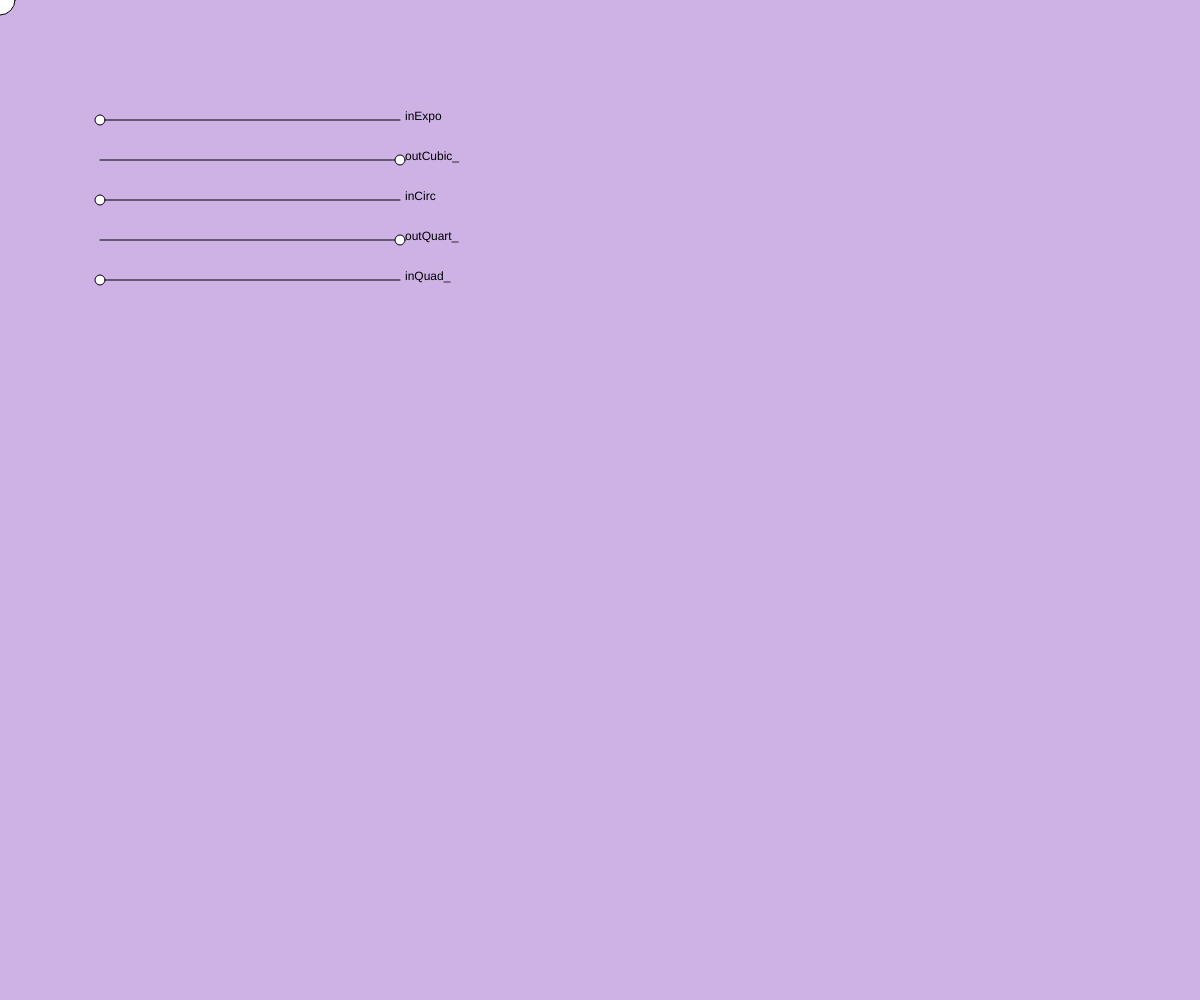
Frame 1 (no input)
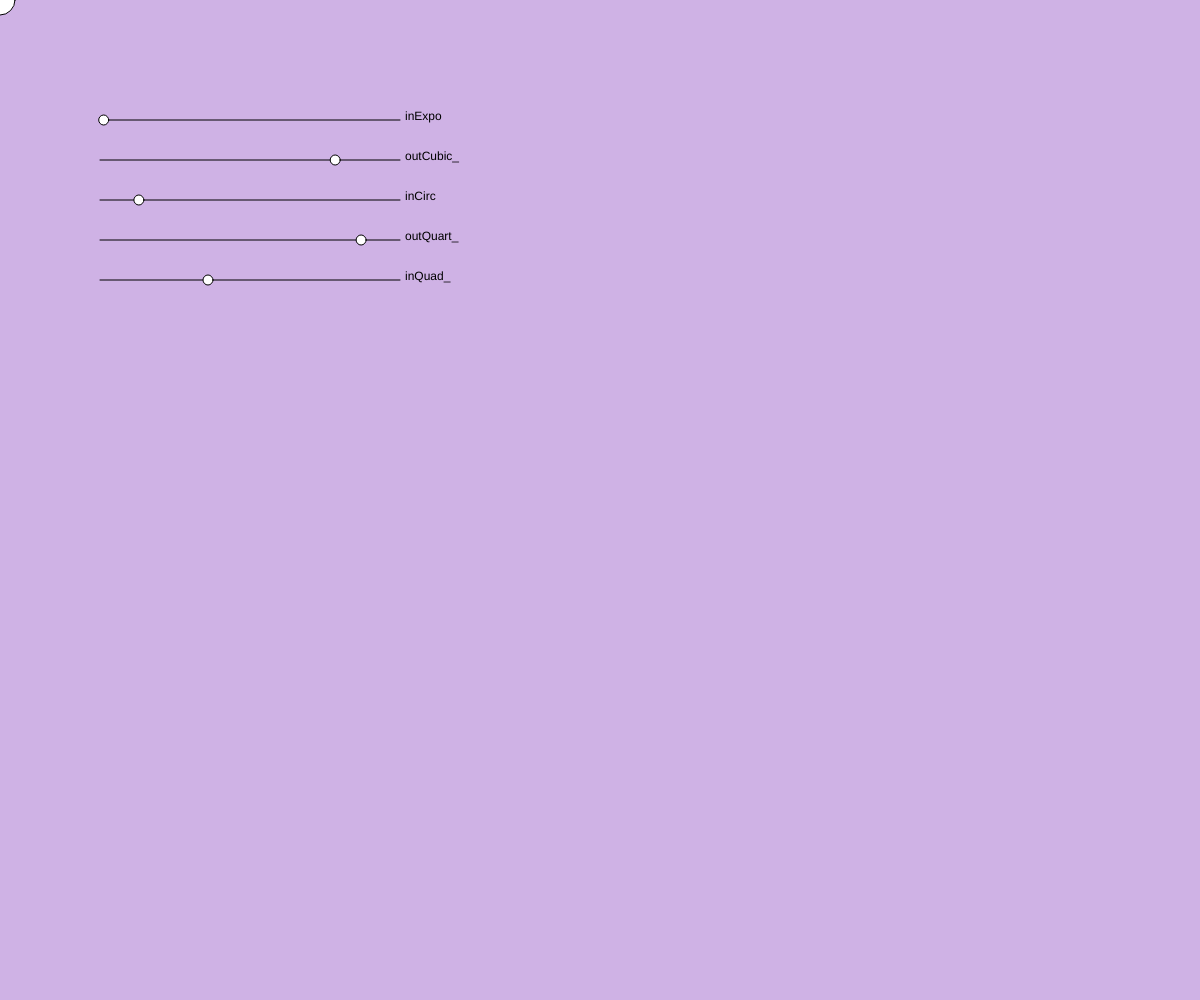
Frame 60 (no input)
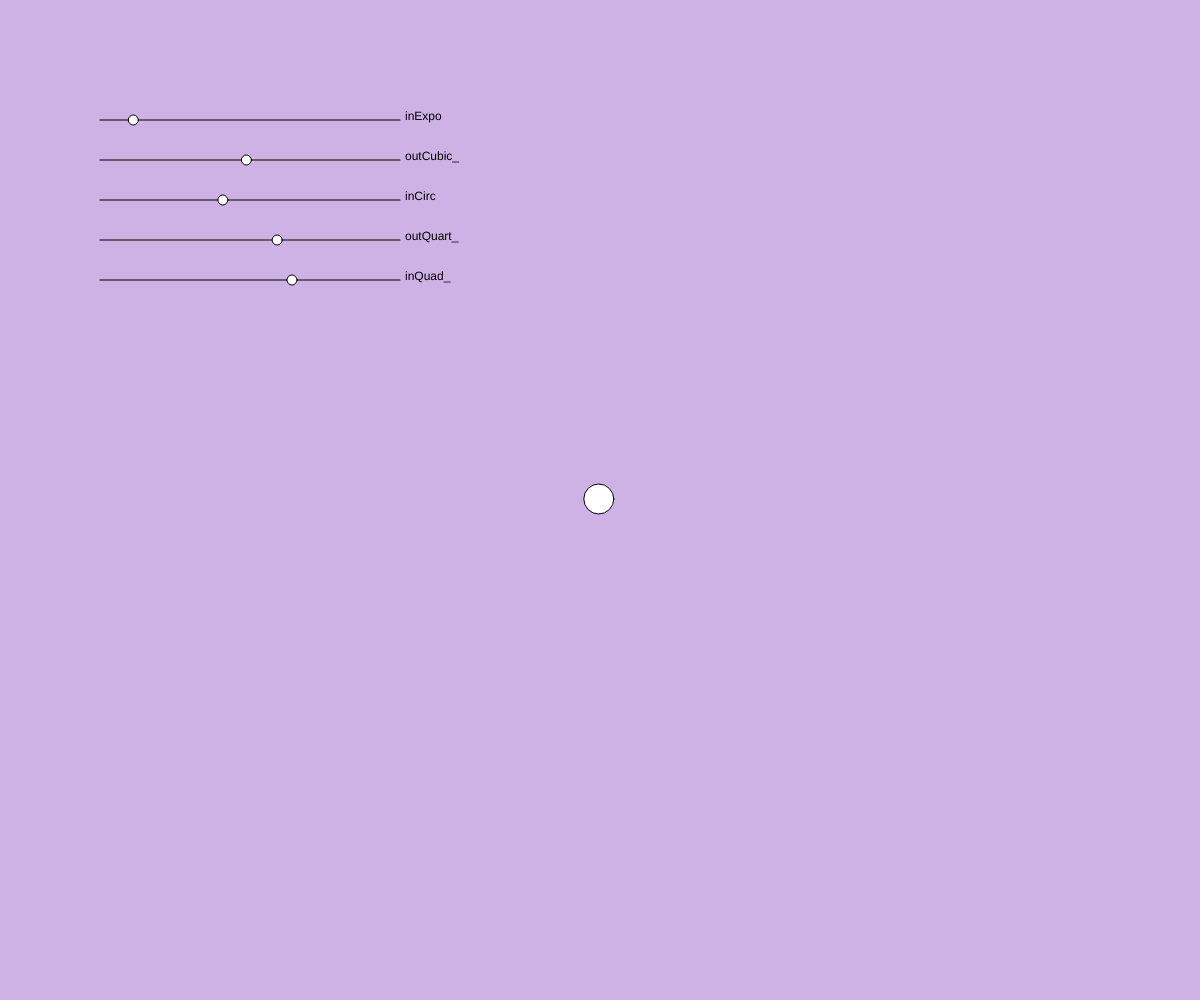
Frame 120 (the mouse pressed at the canvas centre since frame 60)

The p5.js sketch that drew these frames (run headless with seeded random() and noise() and a simulated clock; from frame 60 on, the mouse is pressed at the canvas centre):

// p5.js sketch
// ── sketch.js
var ptA = 100;
var ptB = 400;
var y = 200;
var moveX = ptA;
var t = 0;
var dir = 1;
var value = 0;

var smoothPos = {x: 0, y: 0};

function setup(){
  var cnv = createCanvas(window.innerWidth, window.innerHeight);
  background(255,0,0);
 
}

function draw(){
  background(207, 178, 229);

 
//   ZENO mouse follower
  ellipse(smoothPos.x, smoothPos.y,30,30);
  var sPct = .9;
  smoothPos.x = sPct*smoothPos.x+(1-sPct)*mouseX;
  smoothPos.y = sPct*smoothPos.y+(1-sPct)*mouseY;
  
  //(1-pct) *A + pct * B
  t+=.01 * dir;
  if(t<=0 || t>=1) dir*=-1;
  
  var pct = pow(t,5.5);
  
  pct = (t == 1) ? 0 : Math.pow(3, 10 * (t - 1));
  drawMotion(120,pct);
  text("inExpo",ptB+5, y-80);
  
  pct = (-t) * t * t + 1;
  drawMotion(160,pct);
  text("outCubic_",ptB+5, y-40);
  
  pct = t * t * t * t;
  drawMotion(200,pct);
  text("inCirc",ptB+5, y);
  
  pct =  1 - (t) * t * t * t;
  drawMotion(240,pct);
  text("outQuart_",ptB+5, y+40);
  
  pct = t*t;
  drawMotion(280,pct);
  text("inQuad_",ptB+5, y+80);
  
}

function drawMotion(yOffset,pct){
  moveX = (1-pct)*ptA+pct*ptB;
  line(ptA,yOffset,ptB,yOffset);
  ellipse(moveX,yOffset,10,10);
}
